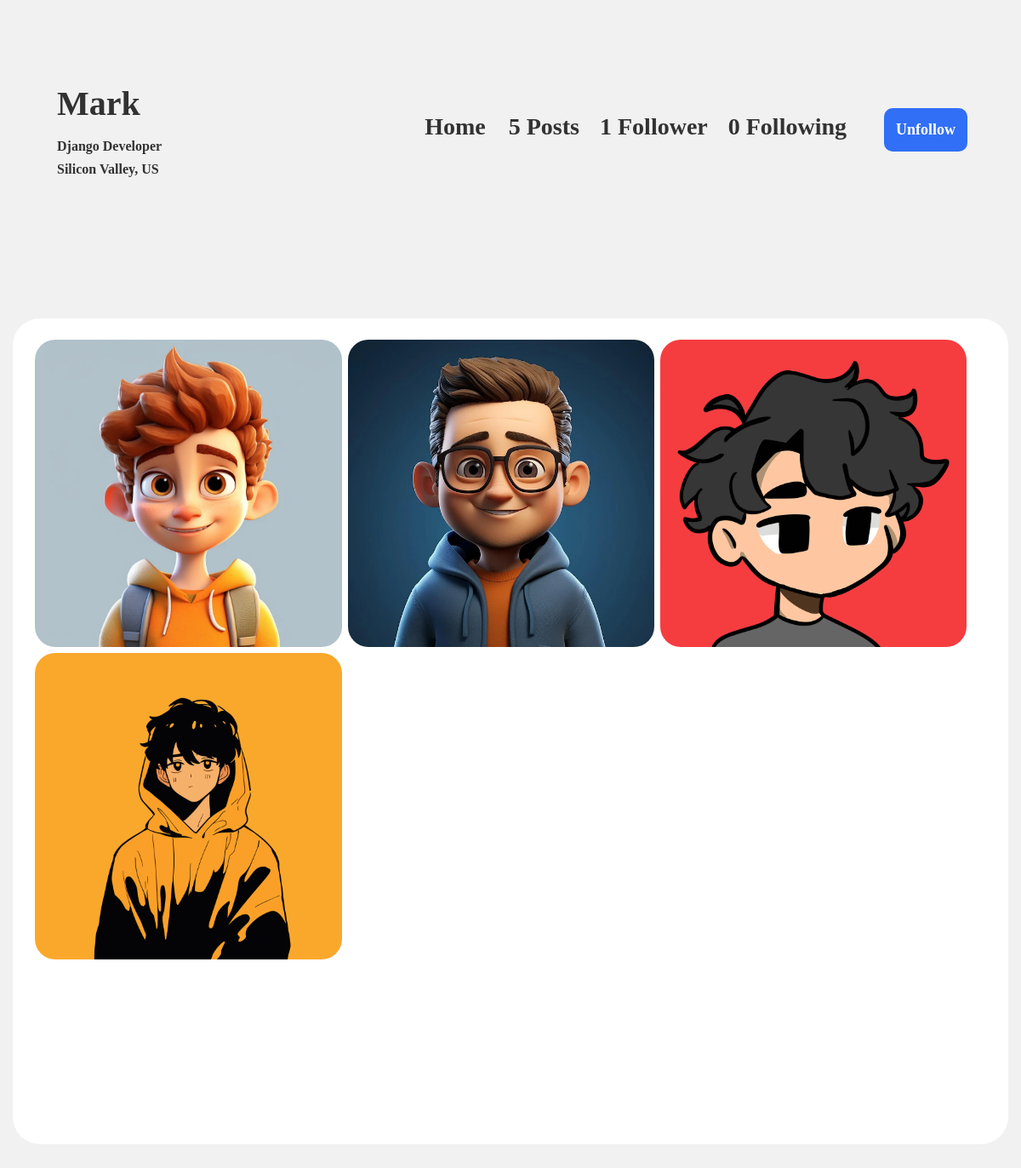
Page /profile/mark (signed in) on the committed database.
### app/models.py (models this page shows, shortened)
class Profile(models.Model):
    user = models.ForeignKey(User, on_delete=models.CASCADE)
    id_user = models.IntegerField()
    bio = models.TextField(blank=True)
    profileimg = models.ImageField(upload_to='profileImages', default='blank-profile-picture.png')
    location = models.CharField(max_length=100, blank=True)

class Post(models.Model):
    id = models.UUIDField(primary_key=True, default=uuid.uuid4)
    user = models.CharField(max_length=100)
    image = models.ImageField(upload_to='postImages')
    caption = models.TextField()
    created_at = models.DateTimeField(default=datetime.now)
    no_of_likes = models.IntegerField(default=0)

### app/views.py (the view)
# urls.py: path('profile/<str:pk>', views.profile, name='profile'),
@login_required(login_url='signin')
def profile(request, pk):
    user_object = User.objects.get(username=pk)
    user_profile = Profile.objects.get(user=user_object)
    user_posts = Post.objects.filter(user=pk)
    user_post_length = len(user_posts)
    follower = request.user.username
    user = pk
    if FollowersCount.objects.filter(follower=follower, user=user).first():
        button_text = 'Unfollow'
    else:
        button_text = 'Follow'
    user_followers = len(FollowersCount.objects.filter(user=pk))
    user_following = len(FollowersCount.objects.filter(follower=pk))
    context = {
        'user_object': user_object,
        'user_profile': user_profile,
        'user_posts': user_posts,
        'user_post_length': user_post_length,
        'button_text': button_text,
        'user_followers': user_followers,
        'user_following': user_following,
    }
    return render(request, 'profile.html', context)

### templates/profile.html (shortened to what this page needs)
{% load static %}
<!DOCTYPE html>
<html lang="en">
<head>
	<link rel="stylesheet" href="{% static 'css/main.min.css' %}">
	<link rel="stylesheet" href="{% static 'css/style.css' %}">
	<link rel="stylesheet" href="{% static 'css/color.css' %}">
	<link rel="stylesheet" href="{% static 'css/responsive.css' %}">
	<link rel="stylesheet" href="{% static 'assets/css/profile.css' %}">
</head>
<body>
	<section class="user_profile_sec">
		<div class="feature-photo">
			<form action="/follow" method="POST">
				<div class="add-btn">
					<span>
						<b><a href="/">Home</a></b>
					</span>
					{% if user_post_length == 0 %}
					<span><b>No Post</b></span>
					{% elif user_post_length == 1 %}
					<span><b>{{user_post_length}} Post</b></span>
					{% else %}
					<span><b>{{user_post_length}} Posts</b></span>
					{% endif %}
					{% if user_followers == 0 or user_followers == 1 %}
					<span><b>{{user_followers}} follower</b></span>
					{% else %}
					<span><b>{{user_followers}} followers</b></span>
					{% endif %}
					<span><b>{{user_following}} following</b></span>
					{% if user_object.username == user.username %}
					<a href="/settings" data-ripple="">Account Settings</a>
					{% else %}
					<a data-ripple="">
						<button class="follow_unfollow_btn" type="submit">{{button_text}}</button>
					</a>
					{% endif %}
				</div>
			</form>
			<div class="container-fluid">
				<div class="pic_bio_name">
					<div class="user_name">
						<h5>
							<b>{{user_profile.user.username}}</b>
						</h5>
						<div class="bio">
							<h6 class="bio_h6"><b>{{user_profile.bio}}</b></h6>
							<h6><b>{{user_profile.location}}</b></h6>
						</div>
					</div>
				</div>
			</div>
		</div>
	</section>
	<section>
		<div class="gap">
			<div class="container-fluid">
				<div class="central-meta">
					<ul class="photos">
						{% for post in user_posts %}
						<li>
							<a class="strip" href="{{post.image.url}}" title="" data-strip-group="mygroup">
								<img src="{{post.image.url}}" alt="">
							</a>
						</li>
						{% endfor %}
					</ul>
				</div>
			</div>
		</div>
	</section>
</body>
</html>

### static/css/color.css (style rules this page uses)
#nprogress .bar, .timeline-info>ul li a::before, .add-btn>a, .activitiez>li::before, form button, .colla-apps>li a:hover, a.underline:before, .setting-row input:checked+label, .user-avatar:hover .edit-phto, .error-meta>a, .color-bg, .add-butn, .nav.nav-tabs.likes-btn>li a.active, a.dislike-btn, .drop>a:hover, .btn-view.btn-load-more:hover, .accordion .card h5 button[aria-expanded="true"], .chat-head, .f-page>figure em, .inbox-panel-head>ul>li>a, .nav-tabs--left .nav-link.active, .nav-tabs--left .nav-link.active:hover, footer .widget-title h4::before, #topcontrol, .sidebar .widget-title::before, .f-title::before, .g-post-classic>figure>i::after, .purify>a, .help-list>a:hover, .open-position::before, .info>a, .category-box:hover, .category-box.selected, a.main-btn, .section-heading::before, .getquot-baner, .more-branches>h4::before, .is-helpful>a, .cart-optionz>li>a:hover, .paginationz>li a:hover, .paginationz>li a.active, .shopping-cart, a.btn2:hover, .form-submit>input[type="submit"], button.submit-checkout, .delete-cart:hover, .proceed .button, .amount-area .update-cart, a.addnewforum, .apply-bttons>a { background: orange; }

### static/css/responsive.css (style rules this page uses)
@media screen and (max-width: 1281px) and (min-width: 1024px) { .photos>li { min-width: 32.2%; width: 32.2%; } }

### static/assets/css/profile.css (style rules this page uses)
body { background-color: #f1f1f1 !important; }
.user_profile_sec { display: flex; flex-direction: row; margin-top: 2rem !important; margin-bottom: 2rem !important; }
.add-btn a { border: none; background-color: transparent !important; color: white !important; }
.add-btn span { color: rgb(50, 50, 50) !important; font-size: 1.75rem !important; text-transform: capitalize; }
.add-btn span a { color: rgb(50, 50, 50) !important; font-size: 1.75rem !important; }
.add-btn .follow_unfollow_btn { background-color: #316FF6; padding-top: .75rem; padding-bottom: .75rem; padding-left: .875rem; padding-right: .875rem; color: white; font-size: 1.125rem; border-radius: .625rem; transition: .3s; cursor: pointer; }
.pic_bio_name { display: flex; flex-direction: row; align-items: center; }
.pic_bio_name .user_name { margin-left: 1.5rem; }
.pic_bio_name h5 { font-size: 2.5rem; text-transform: capitalize; color: rgb(50, 50, 50); margin-bottom: 1rem; }
.bio { border: 0; margin: 0; padding: 0; color: rgb(50, 50, 50); font-size: 1.125rem; }
.central-meta { box-shadow: none !important; border-radius: 2rem; }
.central-meta img { border-radius: 1.5rem; }

### rows in the picture
Profile: user.username "Mark", bio "Django Developer", location "Silicon Valley, US"
Post: image (picture)
Post: image (picture)
Post: image (picture)
Post: image (picture)

### other values in the picture
{{ user_post_length }} "5"
{{ user_followers }} "1"
{{ user_following }} "0"
{{ button_text }} "Unfollow"
